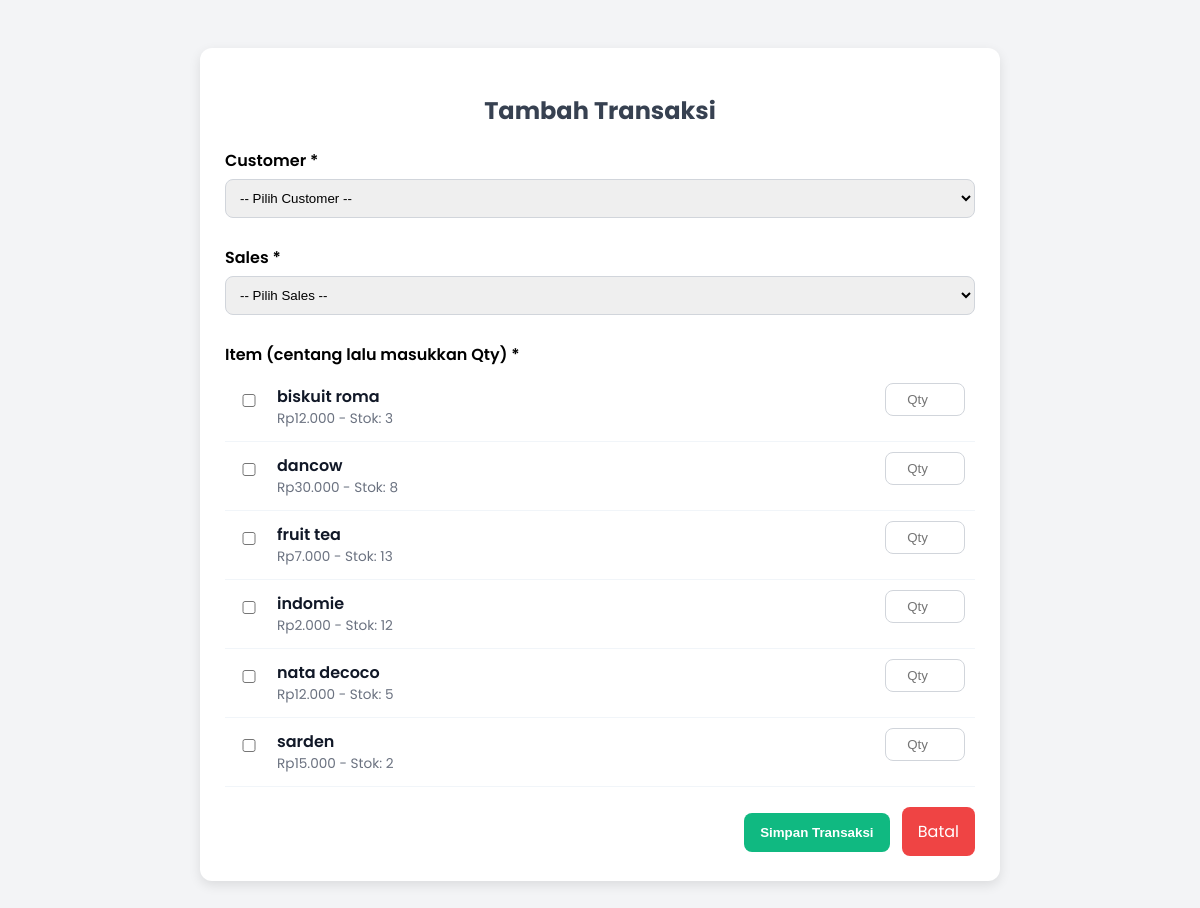
The app's page /views/transaksi/tambah.php (signed in) with its own data.
### tables this page shows
CREATE TABLE `item` (
  `id_item` int(11) NOT NULL,
  `nama_item` varchar(100) NOT NULL,
  `harga` decimal(12,2) NOT NULL,
  `stok` int(11) NOT NULL
);

### views/transaksi/tambah.php (the view, shortened to what this page needs)
<?php
$db = (new Database())->getConnection();
$items = $db->query("SELECT * FROM item ORDER BY nama_item")->fetchAll(PDO::FETCH_ASSOC);
$old_checked_items = [];
$old_qty = [];
?>
<!DOCTYPE html>
<html lang="id">
<head>
</head>
<body>
<div class="form-box">
    <h2>Tambah Transaksi</h2>
    <form method="post" id="formTransaksi">
        <label>Customer *</label>
        <select name="customer" required>
            <option value="">-- Pilih Customer --</option>
        </select>
        <label>Sales *</label>
        <select name="sales" required>
            <option value="">-- Pilih Sales --</option>
        </select>
        <label>Item (centang lalu masukkan Qty) *</label>
        <?php foreach($items as $i){
            $id = $i['id_item'];
            $checked = in_array($id, $old_checked_items) ? 'checked' : '';
            $qtyVal = isset($old_qty[$id]) ? (int)$old_qty[$id] : '';
        ?>
            <div class="item-row">
                <input type="checkbox" class="chk-item" data-id="<?= $id ?>" name="item[]" value="<?= $id ?>" <?= $checked ?>>
                <div>
                    <div class="item-name"><?= htmlspecialchars($i['nama_item']) ?></div>
                    <div class="item-info">Rp<?= number_format($i['harga'],0,',','.') ?> - Stok: <?= $i['stok'] ?></div>
                </div>
                <input type="number"
                       name="qty[<?= $id ?>]"
                       min="1" max="<?= $i['stok'] ?>"
                       class="qty-input"
                       data-id="<?= $id ?>"
                       placeholder="Qty"
                       value="<?= ($qtyVal ? $qtyVal : '') ?>"
                       <?= $checked ? '' : 'readonly' ?>
                       title="Maksimal <?= $i['stok'] ?> item">
            </div>
        <?php } ?>
        <div class="actions">
            <button type="submit">Simpan Transaksi</button>
            <a href="index.php" class="btn-cancel">Batal</a>
        </div>
    </form>
</div>
</body>
</html>

### views/transaksi/tambah.php (style rules this page uses)
body { font-family:Poppins,sans-serif;background:#f3f4f6;padding:40px }
.form-box { max-width:750px;margin:auto;background:#fff;padding:25px;border-radius:12px;box-shadow:0 4px 12px rgba(0,0,0,.1) }
h2 { text-align:center;margin-bottom:20px;color:#374151 }
label { display:block;margin:12px 0 6px;font-weight:600 }
select,input { width:100%;padding:10px;border:1px solid #d1d5db;border-radius:8px;margin-bottom:15px;box-sizing:border-box }
.item-row { display:grid; grid-template-columns: 40px 1fr 90px; align-items:center; gap:12px; padding:10px 0; border-bottom:1px solid #f1f5f9 }
.item-name { font-weight:600;color:#111827 }
.item-info { font-size:0.85em;color:#6b7280 }
.qty-input { width:80px;padding:8px;text-align:center }
.actions { margin-top:20px;text-align:right }
button { padding:12px 16px;background:#10b981;color:#fff;border:none;border-radius:8px;font-weight:600;cursor:pointer }
.btn-cancel { margin-left:8px;padding:12px 16px;background:#ef4444;color:#fff;border-radius:8px;text-decoration:none;display:inline-block }

### records on screen
item: nama_item "biskuit roma", harga "12.000", stok "3"
item: nama_item "dancow", harga "30.000", stok "8"
item: nama_item "fruit tea", harga "7.000", stok "13"
item: nama_item "indomie", harga "2.000", stok "12"
item: nama_item "nata decoco", harga "12.000", stok "5"
item: nama_item "sarden", harga "15.000", stok "2"
